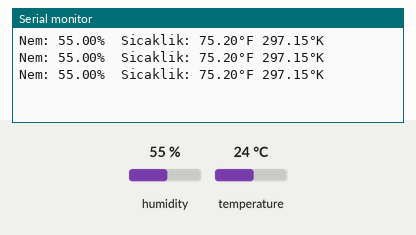
The sketch below on a simulated Arduino Uno, built with avr-gcc and run on an emulated ATmega328P. Parts: the last lines printed to the serial monitor. Inputs (shaded band) come from the test bench; at power-on: humidity 55 %, temperature 24 °C.

Above: at 5.3 s.
5.4 s: humidity set to 22 %
At 8.6 s:
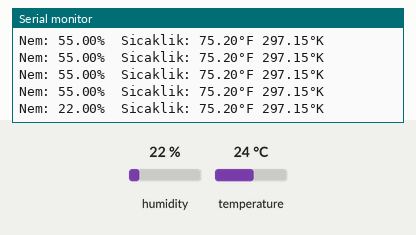
9.6 s: temperature set to 12 °C
At 11.8 s:
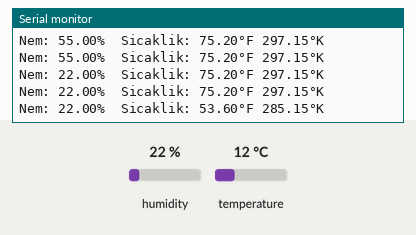
13.8 s: humidity set to 40 %
At 16.3 s:
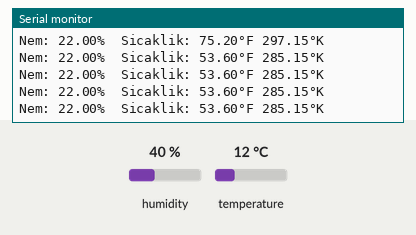
Timing chart, 0 to 17.8 s (numbered marks = the images above; inputs shaded):
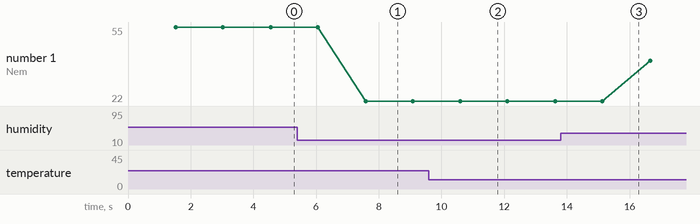

The sketch:

set3.ino
```cpp
#include "DHT.h"
#define DHTPIN 3

#define DHTTYPE DHT11

DHT dht(DHTPIN, DHTTYPE);

void setup() {
  Serial.begin(9600);

  dht.begin();
}

void loop() {
  delay(1500);

  float h = dht.readHumidity();
  float f = dht.readTemperature(true);
  float k = ((f - 32)/1.8) + 273.15;

  if (isnan(h) || isnan(f) || isnan(k)) {
    Serial.println("Okuma isleminde hata var, tekrar deneniyor..");
    return;
  }


  Serial.print("Nem: ");
  Serial.print(h);
  Serial.print("%  Sicaklik: ");
  Serial.print(f);
  Serial.print("°F ");
  Serial.print(k);
  Serial.println("°K");
}
```

Measured:
- after the input at 5.4 s, the serial monitor: prints a new line after 2.2 s (image 1)
- after the input at 9.6 s, the serial monitor: prints a new line after 1.0 s (image 2)
- plotted number 1: 55 → 22 after the input at 5.4 s, 22 → 40 after the input at 13.8 s
